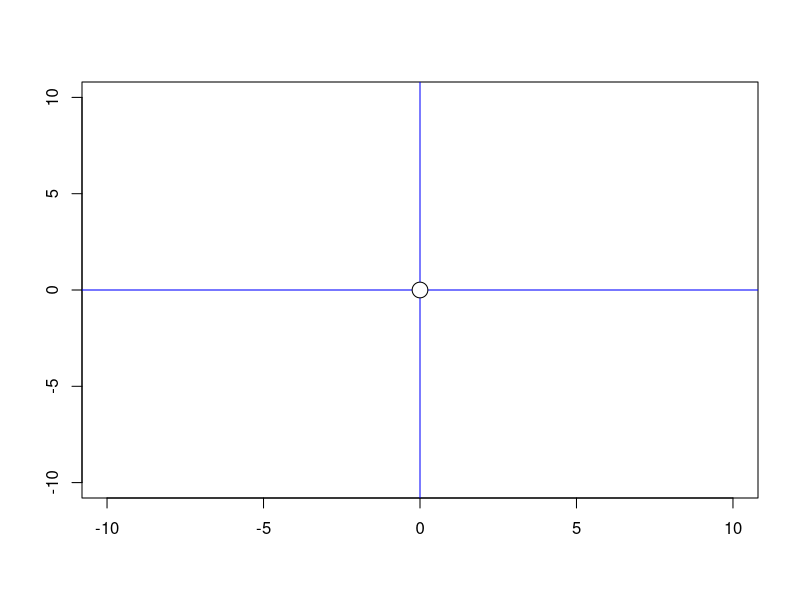
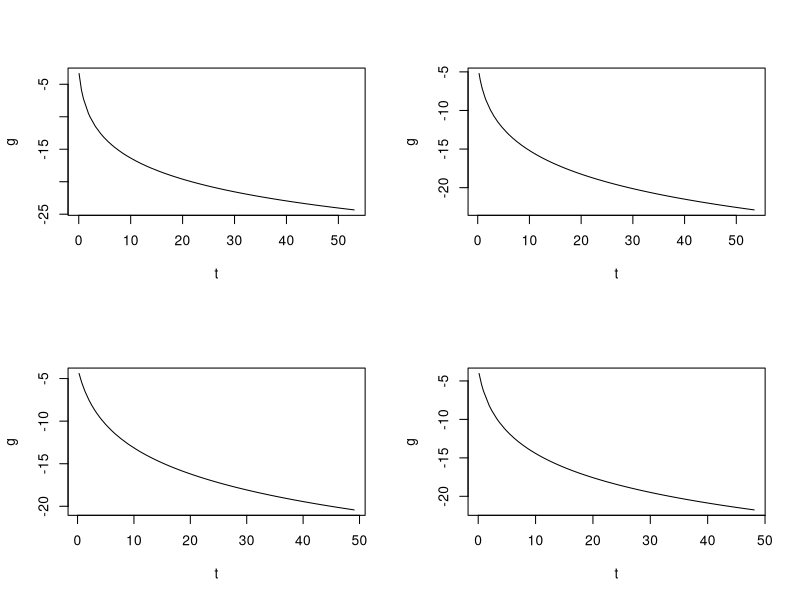

Here is the R script that generated these plots, in order:
## ---- chunk 1
library("plotrix")
plot(NULL, xlab="", ylab="", xlim=c(-10, 10), ylim=c(-10, 10), axes = TRUE)
abline(v=0, col = "blue")
abline(h=0, col = "blue")
draw.circle(0,0,0.25,nv=1000,border=NULL,lty=1,lwd=1, col="white")
## ---- chunk 2
#' @param fx handle to function in question
#' @param rx handle to function that returns a sequence of feasible sequence t and x + tv
#' @param nRow number of row plots
#' @param nCol number of column plots
plot_restrictions <- function(fx, rx, nRow=3, nCol=3) {
  
}
## ---- chunk 3
fx <- function(X) {
  if (nrow(X) != ncol(X)) stop("'X' must be a square matrix")
  detX <- det(X)
  if (detX <= 0) stop("'X' must be positive definite")
  return(-log(det(X)))
}

rx <- function(n = 5, nt = 1e2) {
  ## Create positive definite X
  svdS <- svd(matrix(rnorm(n**2),n,n))
  U <- svdS$u
  X <- U %*% diag(1+rnorm(n)**2) %*% t(U)
  
  ## Create positive definite V
  svdS <- svd(matrix(rnorm(n**2),n,n))
  U <- svdS$u
  V <- U %*% diag(1+rnorm(n)**2) %*% t(U)
  
  ## Create sequence positive increasing sequence t and Z
  Z <- vector(mode="list", length=nt)
  t <- cumsum(runif(nt))
  for (i in 1:nt) {
    Z[[i]] <- X + t[i]*V
  }
  return(list(t=t, Z=Z))
}
## ---- chunk 4
nRow <- nCol <- 2
par(mfrow=c(nRow, nCol))
for (i in 1:(nRow*nCol)) {
  rand_rest <- rx()
  t <- rand_rest$t
  Z <- rand_rest$Z
  nt <- length(t)
  g <- double(nt)
  for (i in 1:nt) {
    g[i] <- fx(Z[[i]])
  }
  plot(t,g,type='l')
}
